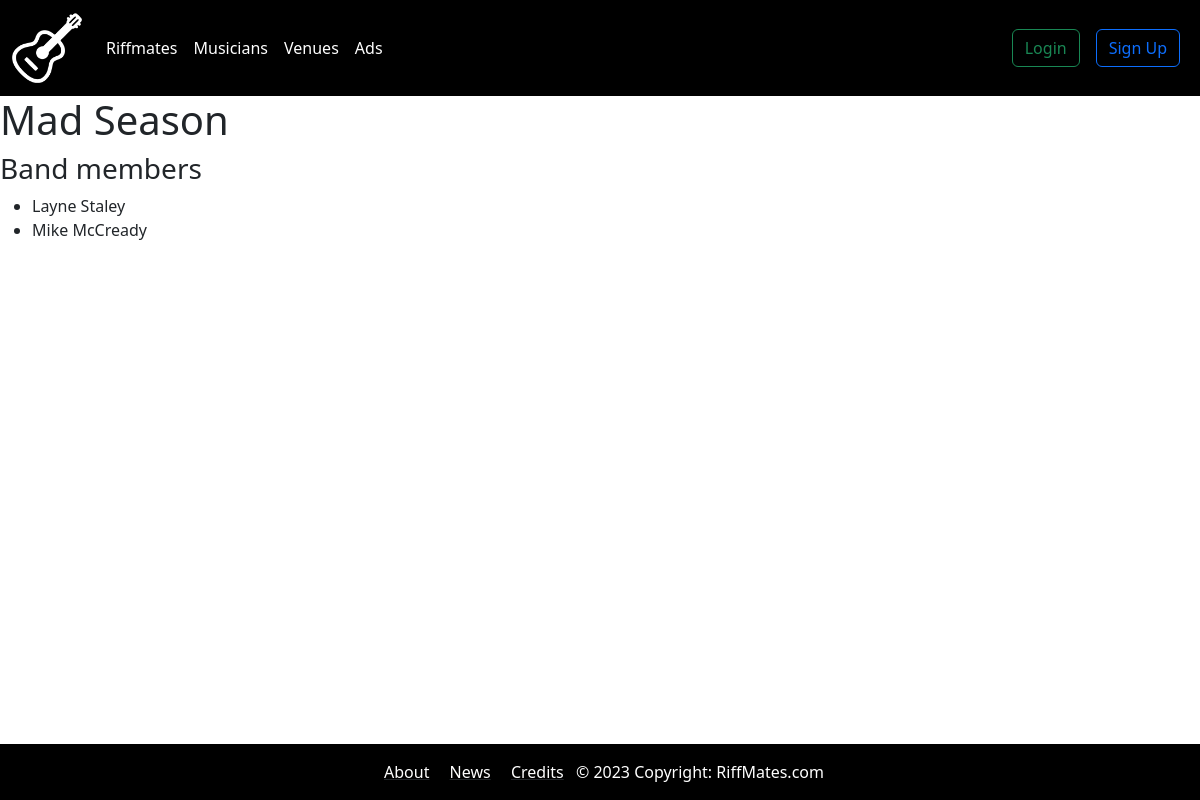
The app's page /bands/3, older data.
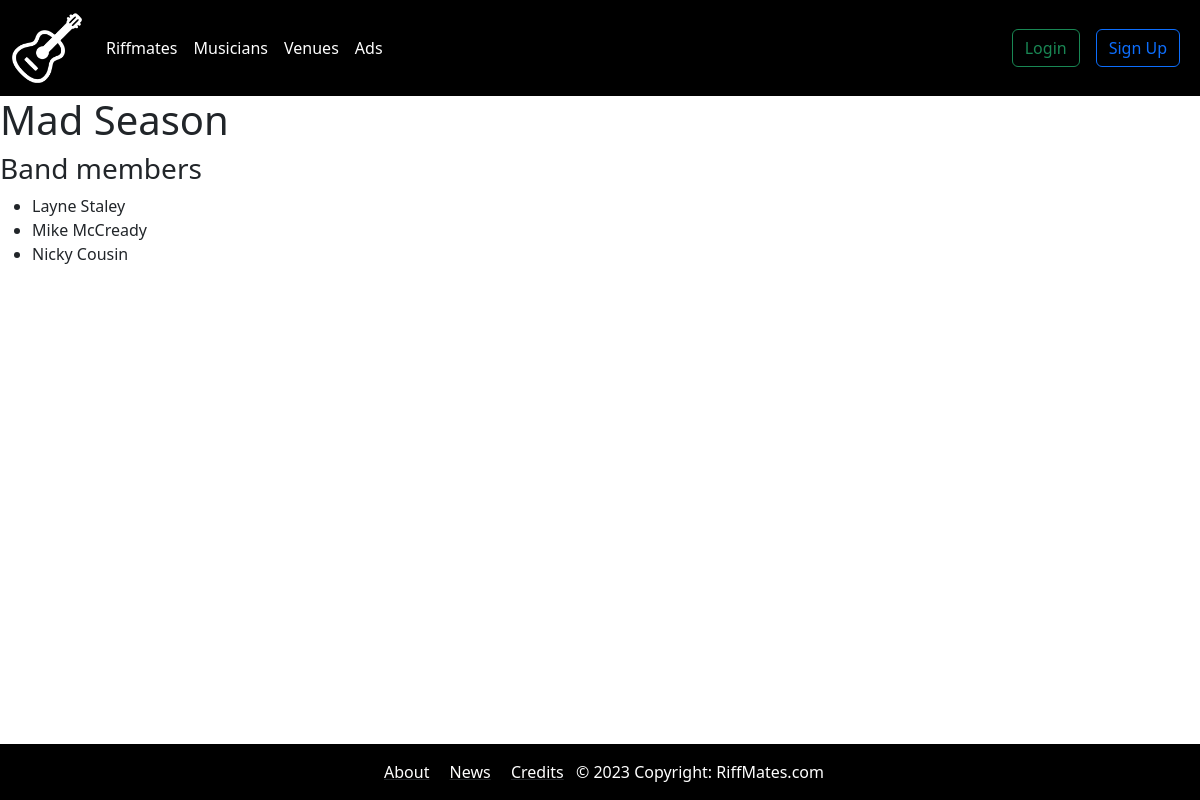
The same page, newer data.
### bands/models.py (models this page shows, shortened)
class Musician(models.Model):
    first_name = models.CharField(max_length=30)
    last_name = models.CharField(max_length=30)
    birth_date = models.DateField(null=True, blank=True)
    picture = models.ImageField(blank=True, null=True)

### bands/views.py (the view)
# urls.py: path('<str:band_id>', views.get_band, name="band"),
def get_band(request, band_id):
    band = Band.objects.get(id=band_id)
    data = {
        'band': band,
        'musicians': band.musicians.all()
    }
    return render(request, 'band.html', data)

### templates/band.html (shortened to what this page needs)
{% extends "base.html" %}
{% block content %}
<h1>{{ band.name }}</h1>
<h3>Band members</h3>
<ul>
  {% for musician in musicians %}
    <li>{{ musician.first_name}} {{ musician.last_name }}</li>
  {% endfor %}
</ul>
{% endblock content %}

Row changes from the older to the newer data that the page shows:
now on this page (row edited): Musician: first_name "Nicky", last_name "Cousin"
